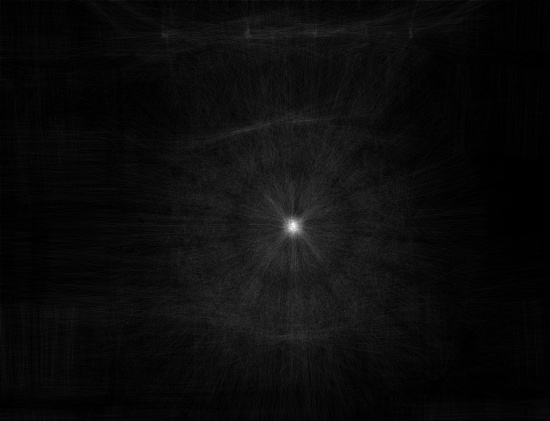
//> input picture CW/subtask3/dart1-hough/hough.jpg, 550 x 421 px
$ ./subtask3 dart1-hough/hough.jpg   (built with g++ and OpenCV 4)
//> lines starting //> are read from the running program, lines starting //| are printed output that depends on the picture; after the words box and inside, x2 and y2 are one past the last pixel; in counts of white or black regions, pixels touching at a corner belong together
### CW/subtask3/line.hpp
#ifndef LINE_HPP
#define LINE_HPP

#include <stdio.h>
#include <stdlib.h>
#include <opencv/cv.h>        //you may need to
#include <opencv/highgui.h>   //adjust import locations
#include <opencv/cxcore.h>    //depending on your machine setup
#include <math.h>

using namespace cv;
using namespace std;

int **create2DArray(int width, int height)
{
    int **H = (int **) malloc(sizeof(int *)*width);
    for(int i = 0; i < width; i++)
    {
        H[i] = (int *) malloc(height * sizeof(int));
    }
    return H;
}

Mat line_detection(cv::Mat mag_img, cv::Mat dir_img)
{
    // Init hough_lines image
    int hough_rows = (int) sqrt((mag_img.rows * mag_img.rows) + (mag_img.cols * mag_img.cols));
    int max_angle = 360;

    Mat test(hough_rows, max_angle, CV_32FC1, Scalar(0));

    // Init Hough space
    int **H = create2DArray(hough_rows, max_angle);
    for(int i = 0; i < hough_rows; i++)
    {
        for(int j = 0; j < max_angle; j++)
        {
            H[i][j] = 0;
        }
    }

    for(int y = 0; y < mag_img.rows; y++)
    {
        for(int x = 0; x < mag_img.cols; x++)
        {
            float theta = dir_img.at<float>(y, x);
            if(mag_img.at<uchar>(y, x) == 255)
            {
                int rho = x*cos(theta) + y*sin(theta);
                if(rho < hough_rows && rho >= 0)
                {
                    int deg = (theta * 180/M_PI) + (max_angle/2);
                    H[rho][deg] += 1;
                }
            }
        }
    }

    for(int x = 0; x < hough_rows; x++)
    {
        for(int y = 0; y < max_angle; y++)
        {
            test.at<float>(x, y) = H[x][y];
        }
    }
    cv::normalize(test, test, 0, 255, NORM_MINMAX);
    threshold(test, test, 60, 255, THRESH_BINARY);

    Mat straight_lines(mag_img.rows, mag_img.cols, CV_32FC1, Scalar(0));
    Mat flattened(mag_img.rows, mag_img.cols, CV_8UC1, Scalar(0));
    for(int i = 0; i < hough_rows; i++)
    {
        for(int j = 0; j < max_angle; j++)
        {
            if(test.at<float>(i, j) == 255)
            {
                for(int x = 0; x < mag_img.cols; x++)
                {
                    float theta = (j - (max_angle/2)) * M_PI/180;
                    int y = (i - x*cos(theta))/sin(theta);
                    if(y >= 0 && y < mag_img.rows)
                    {
                        straight_lines.at<float>(y, x) += 1;
                    }
                }
            }
        }
    }
    cv::normalize(straight_lines, flattened, 0, 255, NORM_MINMAX);
    return flattened;
}

std::vector<Point> get_intersection_points(cv::Mat flattened)
{
    std::vector<Point> points;
    flattened = float_thresholdd(flattened, 140);
    cv::imwrite("thr.jpg", flattened);
    for(int i = 0; i < flattened.rows; i++)
    {
        for(int j = 0; j < flattened.cols; j++)
        {
            if(flattened.at<uchar>(i, j) != 0)
            {
                points.push_back(Point(j, i));
            }
        }
    }
    return points;
}

#endif

### CW/subtask3/ellipse.hpp
#ifndef ELLIPSE_HPP
#define ELLIPSE_HPP

#include <stdio.h>
#include <stdlib.h>
#include <opencv/cv.h>        //you may need to
#include <opencv/highgui.h>   //adjust import locations
#include <opencv/cxcore.h>    //depending on your machine setup
#include <math.h>
#include "sobel.hpp"

using namespace std;
using namespace cv;

// [32 lines left out: functions ellipse_detector, draw_ellipses, not called in this run]

#endif

### CW/subtask3/sobel.hpp
#ifndef SOBEL_HPP
#define SOBEL_HPP

#include <stdio.h>
#include <stdlib.h>
#include <opencv/cv.h>        //you may need to
#include <opencv/highgui.h>   //adjust import locations
#include <opencv/cxcore.h>    //depending on your machine setup
#include <math.h>

using namespace cv;
using namespace std;

Mat thresholdd(Mat input, int value)
{
    Mat output = Mat(input.rows, input.cols, CV_8UC1, Scalar(0));
    for(int y=0; y<input.rows; y++)
    {
        for(int x=0; x<input.cols; x++)
        {
            if(input.at<uchar>(y, x) > value)
            {
                output.at<uchar>(y, x)  = 255;
            }
            else
            {
                output.at<uchar>(y, x) = 0;
            }
        }
    }
    return output;
}

Mat normalise(Mat img)
{
    Mat normalised;
    cv::normalize(img, normalised, 0, 255, cv::NORM_MINMAX);
    return normalised;
}

void sobel(cv::Mat &input, cv::Mat &output_mag, cv::Mat &output_dir)
{
  Mat dx_kernel = (Mat_<int>(3, 3) << -1, 0, 1, -2, 0, 2, -1, 0, 1);

  Mat dy_kernel = dx_kernel.t();

    for(int i=1; i<input.rows - 1; i++)
    {
        for(int j=1; j<input.cols - 1; j++)
        {
            float pixelX = 0;
            float pixelY = 0;
            for(int x=-1; x<=1; x++)
            {
                for(int y=-1; y<=1; y++)
                {
                    pixelX += input.at<uchar>(i-x, j-y) * dx_kernel.at<int>(x+1, y+1);
                    pixelY += input.at<uchar>(i-x, j-y) * dy_kernel.at<int>(x+1, y+1);
                }
            }
            output_mag.at<float>(i, j) = sqrt(pixelX*pixelX + pixelY*pixelY);
            output_dir.at<float>(i, j) = atan2(pixelY, pixelX);
        }
    }
}
#endif

### CW/subtask3/detector.hpp
#ifndef DETECTOR_HPP
#define DETECTOR_HPP

#include <stdio.h>
#include <stdlib.h>
#include <opencv/cv.h>        //you may need to
#include <opencv/highgui.h>   //adjust import locations
#include <opencv/cxcore.h>    //depending on your machine setup
#include <math.h>

using namespace std;
using namespace cv;

#define MIN_VOTES 18

// [42 lines left out: function draw_box, not called in this run]
#endif

### CW/subtask3/subtask3.cpp
// header inclusion
#include <stdio.h>
#include <iostream>
#include <stdio.h>
#include <string.h>
#include <math.h>
#include <algorithm>
#include <opencv/cv.h>        //you may need to
#include <opencv/highgui.h>   //adjust import locations
#include <opencv/cxcore.h>    //depending on your machine setup
#include "detector.hpp"
#include "hough.hpp"
#include "sobel.hpp"
#include "ellipse.hpp"
#include "line.hpp"
#define BoxDistance 30

using namespace cv;
using namespace std;

/** Function Headers */
vector <Rect> detectAndDisplay1(Mat frame);

/** Function to store the Ground Truths*/
std::vector<Rect> ground_darts(int n);

/** Function to Calculate F1-Score */
void f1_score(std::vector<Rect> approved_viola, int img);

/** Function combining Viola and Hough */
std::vector<Rect> viola_hough(Mat img, std::vector<Rect> viola_detected, std::vector<Point> hough_centers, std::vector<Point> line_intersections);

/** Function that draws the best ellipses*/
void draw_best_detected(cv::Mat original_img,
            std::vector<Rect> hough, std::vector<Rect> ellipses);

/** Global variables */
String cascade_name = "cascade.xml";
CascadeClassifier cascade;

/** @function main */
int main(int argc, const char** argv)
{
    // 1. Read Input Image
    Mat frame = imread(argv[1], CV_LOAD_IMAGE_COLOR);
//> frame is the input picture: 421 rows x 550 cols, CV_8UC3; min 0, max 255, mean 11.7
    Mat oldframe = imread(argv[1], CV_LOAD_IMAGE_COLOR);
    Mat lastoldframe = imread(argv[1], CV_LOAD_IMAGE_COLOR);
    Mat ellipseoldframe = imread(argv[1], CV_LOAD_IMAGE_COLOR);
	Mat allframe = imread(argv[1], CV_LOAD_IMAGE_COLOR);
	Mat lineframe = imread(argv[1], CV_LOAD_IMAGE_COLOR);

    // 2. Load the Strong Classifier in a structure called `Cascade'
    if (!cascade.load(cascade_name)) { printf("--(!)Error loading cascade\n"); return -1; };

    // 3. Detect Faces and Display Result
    vector <Rect> violaoutput = detectAndDisplay1(frame);
//> in detectAndDisplay1, `equalizeHist(frame_gray, frame_gray);`:
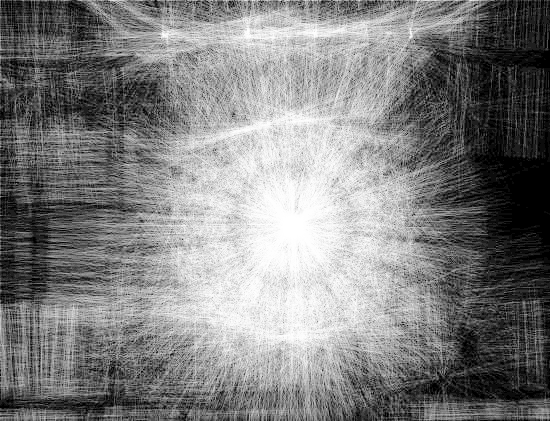
//> frame_gray: 421 rows x 550 cols, CV_8UC1; min 0, max 255, mean 128.7
//> in detectAndDisplay1, `cascade.detectMultiScale(frame_gray, faces, 1.1, 1, 0 | CV_HAAR_SCALE_..`: faces = 14 Rects (x, y, width, height), first 8: [407, 105, 52, 52], [274, 109, 53, 53], [248, 129, 54, 54], [427, 90, 57, 57], [276, 137, 57, 57], [308, 161, 60, 60], [38, 123, 74, 74], [436, 247, 72, 72]
//| 14
//> the loop in detectAndDisplay1, `for (int i = 0; i < faces.size(); i++)` made 14 passes
//> after the loop in detectAndDisplay1, `for (int i = 0; i < faces.size(); i++)`:
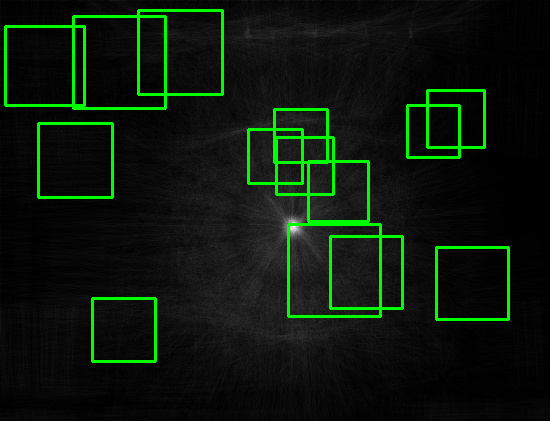
//> frame: 421 rows x 550 cols, CV_8UC3; 4.86% of pixels changed, all inside (x1, y1, x2, y2) = (4, 9, 510, 363)
//> violaoutput has the same summary as faces in detectAndDisplay1

    // 4. Save Result Image
    imwrite("cascade_detected.jpg", frame);

    // Hough Transform stuff starts here
    Mat gray_image;
    cvtColor(oldframe, gray_image, CV_BGR2GRAY);


    Mat mag_img(gray_image.rows, gray_image.cols, CV_32FC1, Scalar(0));
    Mat dir_img(gray_image.rows, gray_image.cols, CV_32FC1, Scalar(0));

    // Performing Sobel Edge detection, getting the magnitude and direction imgs
    sobel(gray_image, mag_img, dir_img);
//> after the loop in sobel, `for(int i=1; i<input.rows - 1; i++)`:
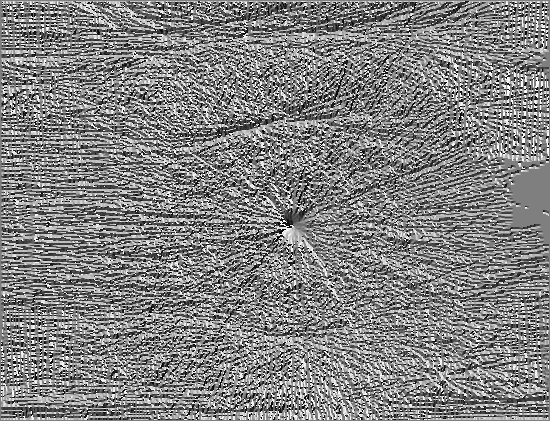
//> output_dir: 421 rows x 550 cols, CV_32FC1; min -3.14, max 3.14, mean 0.0678; drawn with min black and max white
    cv::imwrite("magnew.jpg", mag_img);
    cv::imwrite("dirnew.jpg", dir_img);
    Mat magnitude_img = imread( "magnew.jpg", 0 );
//> magnitude_img: 421 rows x 550 cols, CV_8UC1; min 0, max 255, mean 13.8

    // Storing the unnormalised direction
    Mat unnormalised_dir = dir_img;

    // Thresholding the magnitude
    Mat thresholded_mag = thresholdd(normalise(magnitude_img), 140);
//> after the loop in thresholdd, `for(int y=0; y<input.rows; y++)`:
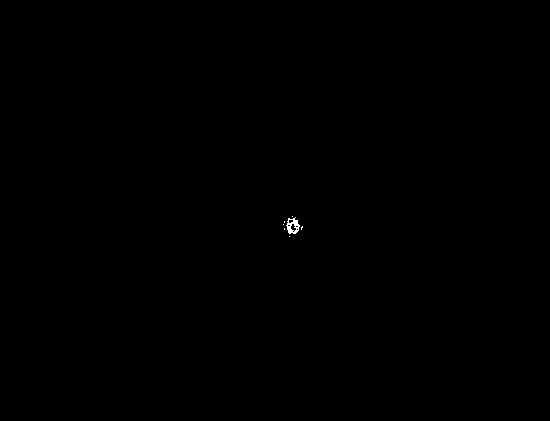
//> output: 421 rows x 550 cols, CV_8UC1; 0.06% white in thin lines or dots, all inside (x1, y1, x2, y2) = (283, 216, 303, 237)

    cv::imwrite("thresholded_mag.jpg", thresholded_mag);

	// Hough Lines
	Mat hough_lines = line_detection(thresholded_mag, unnormalised_dir);
//> in line_detection, `cv::normalize(test, test, 0, 255, NORM_MINMAX);`: test: 692 rows x 360 cols, CV_32FC1; min 0, max 255, mean 0
//> in line_detection, `threshold(test, test, 60, 255, THRESH_BINARY);`:
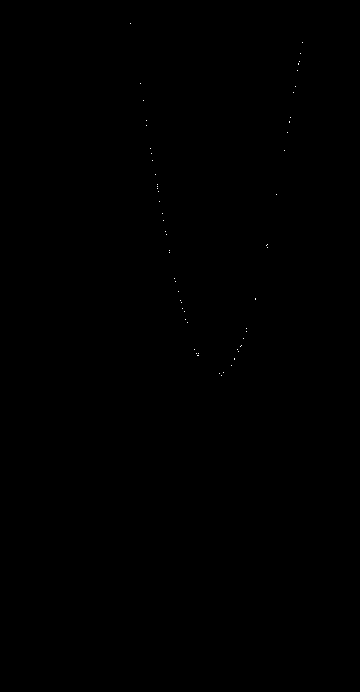
//> test: 692 rows x 360 cols, CV_32FC1; 0.03% white in thin lines or dots, all inside (x1, y1, x2, y2) = (130, 23, 303, 376)
//> after the loop in line_detection, `for(int i = 0; i < hough_rows; i++)`:
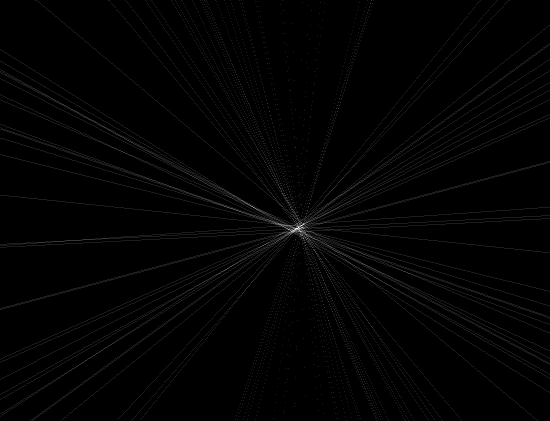
//> straight_lines: 421 rows x 550 cols, CV_32FC1; min 0, max 9, mean 0.0948; drawn with min black and max white
//> (the run ends here: the program needs code that is not available in this run, at `flattened = float_thresholdd(flattened, 140);`)
